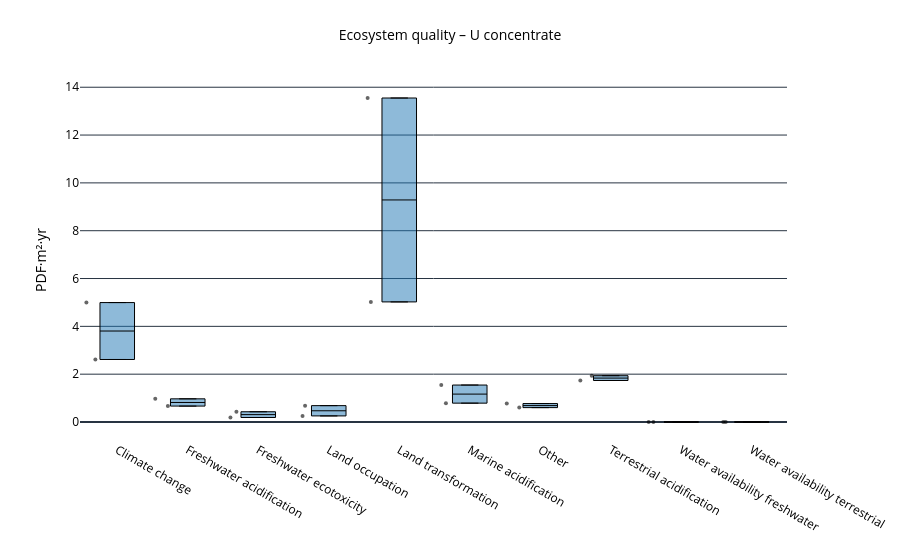

The notebook cell saved with this chart:
### Code cell
plot_lcia_boxes_for_reference_product(
    df_eq,
    reference_product="U concentrate",
    yaxis_label="PDF·m²·yr",
    title="Ecosystem quality – U concentrate",
    output_html="results/Damages/boxplot_eq_u.html"
)

### Figure 1 — Plotly figure (JSON) as saved in the notebook; plotly's stock layout.template omitted (floating-point values rounded to 4 significant figures)
{"data": [{"boxpoints": "all", "fillcolor": "rgba(31,119,180,0.5)", "hoverinfo": "text+y", "hovertext": ["Key Lake + McArthur River", "Cigar Lake + McClean Lake", "Key Lake + McArthur River", "Cigar Lake + McClean Lake", "Key Lake + McArthur River", "Cigar Lake + McClean Lake", "Key Lake + McArthur River", "Cigar Lake + McClean Lake", "Key Lake + McArthur River", "Cigar Lake + McClean Lake", "Key Lake + McArthur River", "Cigar Lake + McClean Lake", "Key Lake + McArthur River", "Cigar Lake + McClean Lake", "Key Lake + McArthur River", "Cigar Lake + McClean Lake", "Key Lake + McArthur River", "Cigar Lake + McClean Lake", "Key Lake + McArthur River", "Cigar Lake + McClean Lake"], "jitter": 0.45, "line": {"color": "black", "width": 1}, "marker": {"opacity": 0.6, "size": 4}, "name": "MetalliCan (sites)", "x": ["Climate change", "Climate change", "Freshwater acidification", "Freshwater acidification", "Freshwater ecotoxicity", "Freshwater ecotoxicity", "Land occupation", "Land occupation", "Land transformation", "Land transformation", "Marine acidification", "Marine acidification", "Other", "Other", "Terrestrial acidification", "Terrestrial acidification", "Water availability freshwater", "Water availability freshwater", "Water availability terrestrial", "Water availability terrestrial"], "y": [4.995, 2.614, 0.6652, 0.9686, 0.4286, 0.1885, 0.6843, 0.2542, 13.55, 5.022, 1.546, 0.7882, 0.7714, 0.6014, 1.736, 1.937, 7.505e-06, 2.77e-06, 5.164e-05, 2.199e-05], "type": "box"}], "layout": {"title": {"font": {"color": "black", "size": 14}, "text": "Ecosystem quality – U concentrate", "x": 0.5}, "font": {"color": "black", "size": 12}, "yaxis": {"title": {"font": {"color": "black"}, "text": "PDF·m²·yr"}, "tickfont": {"color": "black"}}, "margin": {"l": 80, "r": 40, "t": 80, "b": 120}, "legend": {"font": {"color": "black"}, "orientation": "h", "yanchor": "bottom", "y": -0.5, "xanchor": "center", "x": 0.5}, "plot_bgcolor": "white", "paper_bgcolor": "white"}}
